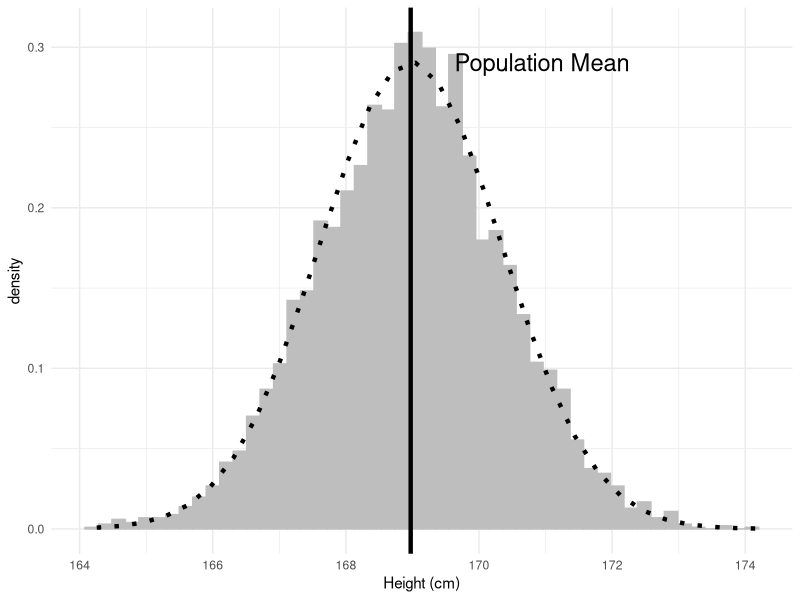

Write R code to recreate this figure. (Note: this script raises an error after producing the figure.)

# repeated sampling from a populaiton -------------------------------------
library(tidyverse)
library(pwr)

sampSize <- 30 # size of sample
nsamps <- 5000 # number of samples we will take

adult = tibble(height =rnorm(10000,169,7.5))


# set up variable to store all of the results
sampMeans <- tibble(meanHeight=rep(NA,nsamps))

# Loop through and repeatedly sample and compute the mean
for (i in 1:nsamps) {
  sampMeans$meanHeight[i] <- adult %>%
    sample_n(sampSize,replace = T) %>%
    summarize(meanHeight=mean(height)) %>%
    pull(meanHeight)
}


# plot results ------------------------------------------------------------
# Now let's plot the sampling distribution. We will also overlay the sampling
# distribution of the mean predicted on the basis of the population mean and
# standard deviation, to show that it properly describes the actual sampling
# distribution.

# pipe the sampMeans data frame into ggplot
sampMeans %>%
  ggplot(aes(meanHeight)) +
  # create histogram using density rather than count
  geom_histogram(
    aes(y = ..density..),
    bins = 50,
    col = "gray",
    fill = "gray"
  ) +
  # add a vertical line for the population mean
  geom_vline(xintercept = mean(adult$height),
             size=1.5) +
  # add a label for the line
  annotate(
    "text",
    x = mean(adult$height),
    y = dnorm(mean(adult$height),mean(adult$height),
              sd(adult$height)/sqrt(sampSize)),
    label = "Population Mean",
    size=6,
    hjust=-0.25
  ) +
  # label the x axis
  labs(x = "Height (cm)") +
  # add normal based on population mean/sd
  stat_function(
    fun = dnorm, n = sampSize,
    args = list(
      mean = mean(adult$height),
      sd = sd(adult$height) / sqrt(sampSize)
    ),
    size = 1.5,
    color = "black",
    linetype='dotted'
  ) +
  theme_minimal()


# Power Curves ------------------------------------------------------------

# We can also create plots that can show us how the power to find an effect
# varies as a function of effect size and sample size. We will use the
# crossing() function from the tidyr package to help with this. This function
# takes in two vectors, and returns a tibble that contains all possible
# combinations of those values.

effect_sizes <- c(0.2, 0.5, 0.8)
sample_sizes = seq(10, 450, 5)

input_df <- crossing(effect_sizes,sample_sizes)
glimpse(input_df)

# Using this, we can then perform a power analysis for each combination of
# effect size and sample size to create our power curves. In this case, let's
# say that we wish to perform a two-sample t-test.

# create a function get the power value and
# return as a tibble
get_power <- function(df){
  power_result <- pwr.p.test(n=df$sample_sizes,
                             d=df$effect_sizes,
                             type='two.sample')
  df$power=power_result$power
  return(df)
}

# run get_power for each combination of effect size
# and sample size

power_curves <- input_df %>%
  do(get_power(.)) %>%
  mutate(effect_sizes = as.factor(effect_sizes))

ggplot(
  power_curves,
  aes(
    x = sample_sizes,
    y = power,
    linetype = effect_sizes,
    col = effect_sizes
  )
) +
  geom_line(lwd = 1) +
  geom_hline(yintercept = 0.8,
             linetype = 'dotdash',
             lwd = 1) +
  theme_minimal(14) +
  theme(
    legend.position = c(0.85, 0.25),
    legend.background = element_rect(fill = 'white', colour = 'black')
  )
